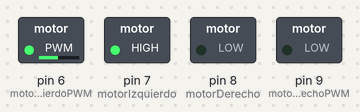
Simulated run of this sketch. Board: Arduino Uno, built with avr-gcc and run on an emulated ATmega328P. Parts: switched loads named in the sketch (green lamp = pin HIGH).

Above: at 0.1 s.
Timing chart, 0 to 1.6 s (numbered marks = the images above):
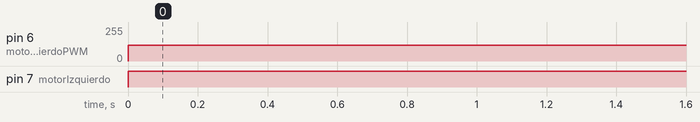

The sketch:

01-EjercicioMotoresMueveSentidoHorarioRuedaDerecha.ino
```cpp
// Se mueve en sentido horario-> solo funciona la rueda derecha girando hacia atrás

int motorIzquierdoPWM = 6;
int motorIzquierdo = 7;
int motorDerecho = 8;
int motorDerechoPWM = 9;

void setup()
{
    pinMode(motorIzquierdoPWM, OUTPUT);
    pinMode(motorIzquierdo, OUTPUT);
    pinMode(motorDerecho, OUTPUT);
    pinMode(motorDerechoPWM, OUTPUT);
}

void loop()
{
    digitalWrite(motorIzquierdo, HIGH);
    digitalWrite(motorDerecho, LOW);
    analogWrite(motorIzquierdoPWM, 120);
    analogWrite(motorDerechoPWM, 0);
}
```

Measured:
- by itself, pin 6 (motorIzquierdoPWM): 0/255 → 120/255 at 0.00 s
- by itself, pin 7 (motorIzquierdo): LOW → HIGH at 0.00 s
